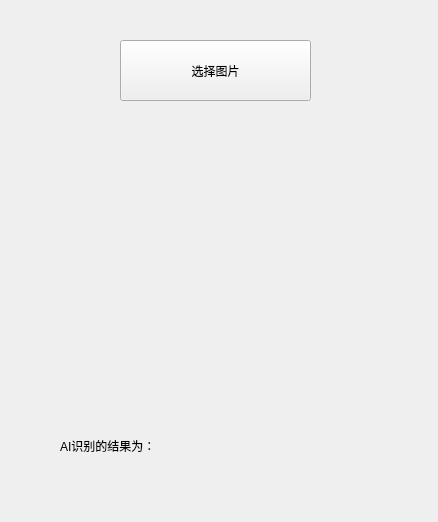
<?xml version="1.0" encoding="UTF-8"?>
<ui version="4.0">
 <class>MainWindow</class>
 <widget class="QMainWindow" name="MainWindow">
  <property name="geometry">
   <rect>
    <x>0</x>
    <y>0</y>
    <width>438</width>
    <height>522</height>
   </rect>
  </property>
  <property name="windowTitle">
   <string>MainWindow</string>
  </property>
  <widget class="QWidget" name="centralwidget">
   <widget class="QPushButton" name="chooseImgBtn">
    <property name="geometry">
     <rect>
      <x>120</x>
      <y>40</y>
      <width>191</width>
      <height>61</height>
     </rect>
    </property>
    <property name="text">
     <string>选择图片</string>
    </property>
   </widget>
   <widget class="QLabel" name="imgLab">
    <property name="geometry">
     <rect>
      <x>60</x>
      <y>150</y>
      <width>321</width>
      <height>201</height>
     </rect>
    </property>
    <property name="text">
     <string/>
    </property>
   </widget>
   <widget class="QLabel" name="resLab">
    <property name="geometry">
     <rect>
      <x>60</x>
      <y>420</y>
      <width>291</width>
      <height>51</height>
     </rect>
    </property>
    <property name="text">
     <string>AI识别的结果为：</string>
    </property>
   </widget>
  </widget>
 </widget>
 <resources/>
 <connections/>
</ui>
